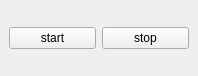
<?xml version="1.0" encoding="UTF-8"?>
<ui version="4.0">
 <class>Form</class>
 <widget class="QWidget" name="Form">
  <property name="geometry">
   <rect>
    <x>0</x>
    <y>0</y>
    <width>198</width>
    <height>76</height>
   </rect>
  </property>
  <property name="windowTitle">
   <string>Form</string>
  </property>
  <layout class="QGridLayout" name="gridLayout_2">
   <property name="margin">
    <number>0</number>
   </property>
   <property name="spacing">
    <number>0</number>
   </property>
   <item row="0" column="0">
    <widget class="QScrollArea" name="scrollArea">
     <property name="frameShape">
      <enum>QFrame::NoFrame</enum>
     </property>
     <property name="widgetResizable">
      <bool>true</bool>
     </property>
     <widget class="QWidget" name="scrollAreaWidgetContents">
      <property name="geometry">
       <rect>
        <x>0</x>
        <y>0</y>
        <width>198</width>
        <height>76</height>
       </rect>
      </property>
      <layout class="QGridLayout" name="gridLayout_3">
       <item row="0" column="0">
        <layout class="QGridLayout" name="gridLayout">
         <item row="0" column="0">
          <widget class="QPushButton" name="pushButton">
           <property name="text">
            <string>start</string>
           </property>
          </widget>
         </item>
         <item row="0" column="1">
          <widget class="QPushButton" name="pushButton_2">
           <property name="text">
            <string>stop</string>
           </property>
          </widget>
         </item>
        </layout>
       </item>
      </layout>
     </widget>
    </widget>
   </item>
  </layout>
 </widget>
 <resources/>
 <connections/>
</ui>
